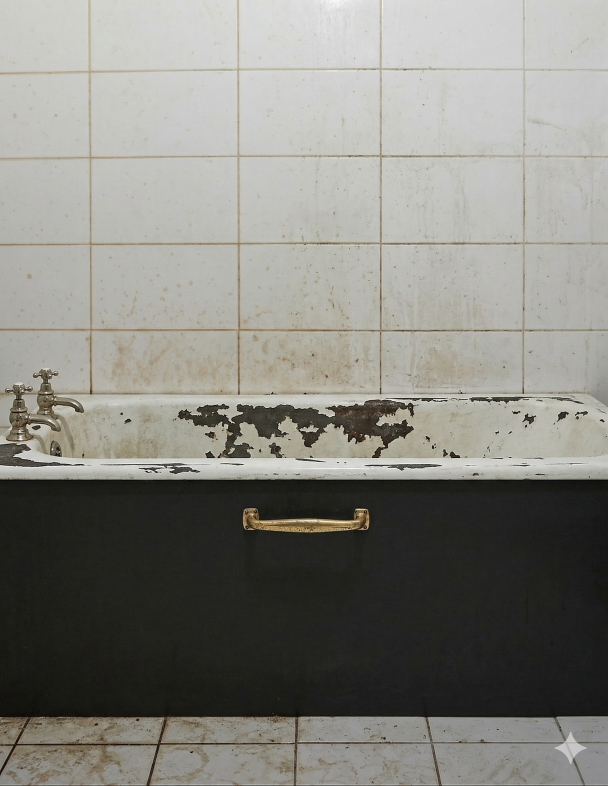
#> input picture images/before-bath.jpg, 1824 x 2356 px (shown at 1/3 size); its folder holds only this picture in this run
$ python generate-responsive-images.py ../images/before-bath.jpg
#> lines starting #> are read from the running program, lines starting #| are printed output that depends on the picture
"""
Responsive Image Variant Generator (Day 3 follow-up — mobile speed)
==================================================================

Generates resized variants of every JPG/PNG ≥ 800px wide so mobile devices
download a smaller file instead of the full desktop-sized original.

NAMING CONVENTION:
------------------
Source:    images/foo/bar.jpg   (e.g. 1824×2356)
Generated: images/foo/bar-400w.jpg       (mobile)
           images/foo/bar-400w.jpg.webp  (mobile, modern browsers)
           images/foo/bar-800w.jpg       (tablet)
           images/foo/bar-800w.jpg.webp  (tablet, modern browsers)
           images/foo/bar-1600w.jpg      (desktop hi-res)
           images/foo/bar-1600w.jpg.webp (desktop, modern browsers)

The `-NNNw.` suffix follows the same pattern as the WebP companion approach:
original URLs stay valid, no broken links, easy rollback (delete -NNNw.* files).

WHY THIS MATTERS:
-----------------
A 1824×2356 hero JPG is ~220 KB. On mobile the rendered size is ~600×800 (~50 KB at
the same quality). Browser STILL downloads the full 1824×2356 unless we tell it
"here are smaller versions, pick the right one for the screen size."

After this script + the matching <picture><source srcset> markup, mobile users
download ~6-15 KB for the hero (the 400w WebP variant) instead of 80 KB.
Cuts mobile bandwidth ~80% on hero images.

GATING:
-------
- Only processes images ≥ 800px wide (smaller already optimal for mobile)
- Skips a target width if it's ≥ source width × 0.85 (avoid near-duplicate variants)
- Uses Lanczos resampling (best quality for downscaling photos)
- JPG quality 75 / WebP quality 75 — same as the companion script

PIPELINE:
---------
  python3 scripts/generate-responsive-images.py            # generate all
  python3 scripts/generate-responsive-images.py --check    # dry-run
  python3 scripts/generate-responsive-images.py --force    # re-encode existing

Re-run after adding new large images.
"""
import os
import sys
from pathlib import Path
from PIL import Image

REPO_ROOT = Path(__file__).resolve().parent.parent
IMAGES_DIR = REPO_ROOT / 'images'

# Variant widths to generate. Browsers pick the right one based on
# the device + viewport via srcset/sizes attributes.
TARGET_WIDTHS = [400, 800, 1600]

# Source images smaller than this threshold are skipped (already small enough)
MIN_SOURCE_WIDTH = 800

# Quality settings (match scripts/convert-images-to-webp.py)
JPG_QUALITY = 75
WEBP_QUALITY = 75
ENCODE_METHOD = 6

DRY_RUN = '--check' in sys.argv
FORCE = '--force' in sys.argv


def is_variant_filename(p: Path) -> bool:
    """Check if a path is itself a -NNNw variant (avoid recursing into our own outputs)."""
    stem = p.stem  # "bar-400w" or "bar-400w.jpg" depending on suffix order
    return any(stem.endswith(f'-{w}w') for w in TARGET_WIDTHS) or '-w.webp' in p.name


def should_generate_variant(source_w: int, target_w: int) -> bool:
    """Skip if target is too close to source (waste) or larger (don't upscale)."""
    if target_w >= source_w:
        return False
    if target_w >= source_w * 0.85:
        return False
    return True


def generate_variants(src: Path) -> dict:
    """Generate all qualifying responsive variants for one source image.
    Returns counters: {generated, skipped, total_bytes_saved}."""
    if is_variant_filename(src):
        return {'status': 'skip_self_variant'}

    # Open once, get dimensions, then process all target widths
    try:
        src_img = Image.open(src)
#> src_img is the input picture: PIL image 1824x2356 RGB; mean R, G, B 134.5, 133.8, 127.6
    except Exception as e:
        return {'status': 'open_failed', 'error': str(e)}
    src_w, src_h = src_img.size
#> src_w = 1824; src_h = 2356
    if src_w < MIN_SOURCE_WIDTH:
        return {'status': 'too_small', 'src_w': src_w}

    src_size = src.stat().st_size
    has_alpha = src_img.mode in ('RGBA', 'LA', 'PA')
#> has_alpha = False

    results = {'generated': 0, 'skipped_existing': 0, 'skipped_too_close': 0, 'bytes_total': 0}

    for target_w in TARGET_WIDTHS:
        if not should_generate_variant(src_w, target_w):
            results['skipped_too_close'] += 1
            continue

        target_h = round(target_w * src_h / src_w)
        ext = src.suffix.lower()  # .jpg, .png, etc.
        # Variant filenames: bar-400w.jpg + bar-400w.jpg.webp
        variant_jpg  = src.with_name(f'{src.stem}-{target_w}w{ext}')
        variant_webp = variant_jpg.with_suffix(variant_jpg.suffix + '.webp')

        if variant_jpg.exists() and variant_webp.exists() and not FORCE:
            results['skipped_existing'] += 1
            continue

        if DRY_RUN:
            results['generated'] += 1
            continue

        # Resize with Lanczos (best quality for downscaling)
        resized = src_img.resize((target_w, target_h), Image.Resampling.LANCZOS)

        # Write traditional format (JPG or PNG)
        if ext in ('.jpg', '.jpeg'):
            # Drop alpha if any (JPG can't have it)
            if resized.mode in ('RGBA', 'LA', 'PA'):
                bg = Image.new('RGB', resized.size, (255, 255, 255))
                bg.paste(resized, mask=resized.split()[-1])
                resized_for_jpg = bg
            else:
                resized_for_jpg = resized.convert('RGB') if resized.mode != 'RGB' else resized
            resized_for_jpg.save(variant_jpg, 'JPEG', quality=JPG_QUALITY, optimize=True, progressive=True)
        elif ext == '.png':
            # PNG keeps alpha; use optimize for smaller output
            resized.save(variant_jpg, 'PNG', optimize=True)
        else:
            continue

        # Write WebP companion of the resized variant
        save_args = {'method': ENCODE_METHOD}
        if has_alpha and ext == '.png':
            save_args['lossless'] = True
        else:
            save_args['quality'] = WEBP_QUALITY
        webp_input = resized
        if not has_alpha and webp_input.mode in ('RGBA', 'LA', 'PA'):
            bg = Image.new('RGB', webp_input.size, (255, 255, 255))
            bg.paste(webp_input, mask=webp_input.split()[-1])
            webp_input = bg
        webp_input.save(variant_webp, 'WebP', **save_args)

        # Sanity: only keep variants that are actually smaller than source
        v_jpg_size = variant_jpg.stat().st_size
        v_webp_size = variant_webp.stat().st_size
        if v_jpg_size >= src_size and v_webp_size >= src_size:
            # Both bigger than source — variant pointless. Delete.
            variant_jpg.unlink(missing_ok=True)
            variant_webp.unlink(missing_ok=True)
            results['skipped_too_close'] += 1
            continue

        results['generated'] += 1
        results['bytes_total'] += v_jpg_size + v_webp_size
#> this loop made 3 passes
#> pass 1, in generate_variants, `resized = src_img.resize((target_w, target_h), Image.Resampling.LANCZOS)`:
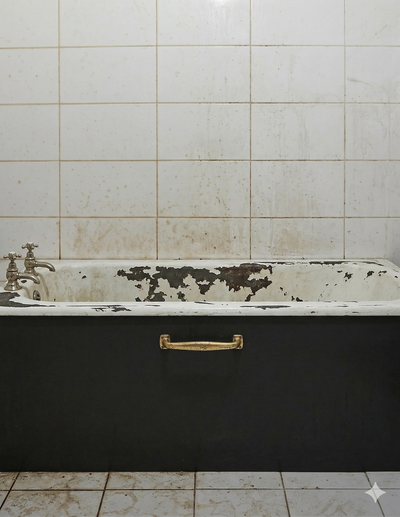
#> resized: PIL image 400x517 RGB; mean R, G, B 134.5, 133.8, 127.6
#> after the loop, results = {'generated': 2, 'skipped_existing': 0, 'skipped_too_close': 1, 'bytes_total': 127362}

    return results


def main():
    if not IMAGES_DIR.exists():
        print(f"❌ Images directory not found: {IMAGES_DIR}")
        sys.exit(1)

    candidates = []
    for ext in ('.jpg', '.jpeg', '.png'):
        for f in IMAGES_DIR.rglob(f'*{ext}'):
            if not is_variant_filename(f) and not f.name.endswith('.webp'):
                candidates.append(f)

    print(f"Mode: {'DRY-RUN' if DRY_RUN else ('FORCE' if FORCE else 'normal')}")
    print(f"Source images found: {len(candidates)} (will skip variants <800px wide)")
    print()

    totals = {'generated': 0, 'skipped_existing': 0, 'skipped_too_close': 0,
              'too_small': 0, 'open_failed': 0, 'skip_self_variant': 0,
              'bytes_total': 0}

    for src in sorted(candidates):
        r = generate_variants(src)
#> r has the same summary as results in generate_variants
        if 'status' in r:
            totals[r['status']] = totals.get(r['status'], 0) + 1
            continue
        totals['generated']         += r.get('generated', 0)
        totals['skipped_existing']  += r.get('skipped_existing', 0)
        totals['skipped_too_close'] += r.get('skipped_too_close', 0)
        totals['bytes_total']       += r.get('bytes_total', 0)
        if r.get('generated', 0) > 0:
            print(f"  ✓ {src.relative_to(REPO_ROOT)}: {r['generated']} new variant(s)")
#|   ✓ images/before-bath.jpg: 2 new variant(s)

    print()
    print("=== Summary ===")
    for k, v in totals.items():
        if v and k != 'bytes_total':
            print(f"  {k}: {v}")
#> this loop made 7 passes
#> (k, v) on passes 1 to 7: ('generated', 2), ('skipped_existing', 0), ('skipped_too_close', 1), ('too_small', 0), ('open_failed', 0), ('skip_self_variant', 0), ('bytes_total', 127362)
#|   generated: 2
#|   skipped_too_close: 1
    if totals['bytes_total'] > 0:
        print(f"  Total bytes generated: {totals['bytes_total']/1024:.0f} KB across all variants")
#|   Total bytes generated: 124 KB across all variants
    print()
    if not DRY_RUN and totals['generated'] > 0:
        print("Next: PHP `timeless_webp_picture_filter()` will detect the variants and")
        print("      emit <picture><source srcset='... 400w, ... 800w, ... 1600w' sizes='...'>")
        print("      so mobile browsers fetch the right size automatically.")


if __name__ == '__main__':
    main()
